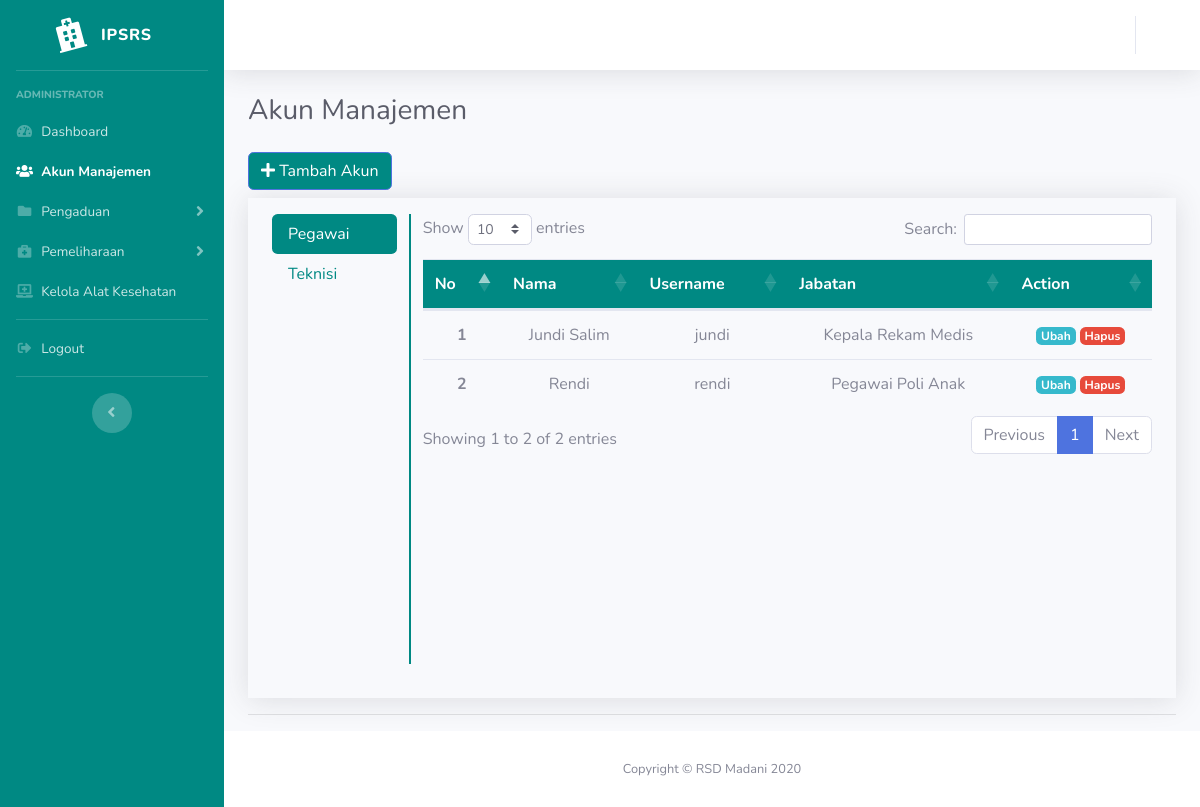
Page /index.php/admin/akun on the committed database.
### tables this page shows
CREATE TABLE `user` (
  `id` int(11) NOT NULL,
  `nama` varchar(128) NOT NULL,
  `username` varchar(128) NOT NULL,
  `email` varchar(128) NOT NULL,
  `lvl` varchar(50) NOT NULL,
  `image` varchar(128) NOT NULL,
  `password` varchar(256) NOT NULL,
  `role_id` int(11) NOT NULL,
  `is_active` int(1) NOT NULL,
  `date_created` int(11) NOT NULL
);

### application/controllers/Admin.php (called while the page is built, shortened)
<?php
class Admin extends CI_Controller
{
    public function __construct()
    {
        $this->load->model('Admin_model');
        $this->load->model('User_model');
    }
    public function akun()
    {
        $data['title'] = 'Akun Manajemen';
        $data['user'] = $this->db->get_where('user', ['username' => $this->session->userdata('username')])->row_array();
        $data['member'] = $this->Admin_model->getUser();
        $data['teknisi'] = $this->Admin_model->getTeknisi();
        $this->form_validation->set_rules('nama', 'Nama', 'required|trim');
        $this->form_validation->set_rules('email', 'Email', 'required|trim|valid_email|is_unique[user.email]');
        $this->form_validation->set_rules('username', 'Username', 'required|trim|is_unique[user.username]');
        $this->form_validation->set_rules('password1', 'Password', 'required|trim|min_length[3]|matches[password2]');
        $this->form_validation->set_rules('password2', 'Password', 'required|trim|matches[password1]');
        if ($this->form_validation->run() == false) {
            $this->load->view('templates/header', $data);
            $this->load->view('templates/sidebarA', $data);
            $this->load->view('templates/topbar', $data);
            $this->load->view('admin/akun', $data);
            $this->load->view('templates/footer');
        } else {
            $this->Admin_model->tambah();
            $this->session->set_flashdata('pesan', '<div class="alert alert-success" role="alert">
            Akun berhasil di tambahkan!</div>');
            redirect('admin/akun');
        }
    }
}

### index.php (called while the page is built, shortened)
<?php
require_once BASEPATH.'core/CodeIgniter.php';

### application/models/Admin_model.php (called while the page is built, shortened)
<?php
class Admin_model extends CI_Model
{
    public function getUser()
    {
        $this->db->select('*');
        $this->db->from('user');
        $this->db->where('role_id', '2');
        $query = $this->db->get();
        return $query->result_array();
    }
    public function getTeknisi()
    {
        $this->db->select('*');
        $this->db->from('user');
        $this->db->where('role_id', '3');
        $query = $this->db->get();
        return $query->result_array();
    }
}

### application/views/admin/akun.php (the view, shortened to what this page needs)
<div class="container-fluid">
    <h1 class="h3 mb-4 text-gray-800"><?= $title; ?></h1>
    <a style="background-color:#008983; color:#ffffff;" data-toggle="modal" data-target="#subModal" href="" class="btn btn-primary mb-2"><i class="fa fa-plus"></i> Tambah Akun</a>
    <div style="height: 500px" class="container shadow">
        <div class="row">
            <div style="border-right: 2px solid #008983;" class="col-lg-2 mt-3 mb-5 ">
                <div class="nav flex-column nav-pills" id="v-pills-tab" role="tablist" aria-orientation="vertical">
                    <a class="nav-link active" id="v-pills-home-tab" data-toggle="pill" href="#v-pills-home" role="tab" aria-controls="v-pills-home" aria-selected="true">Pegawai</a>
                    <a class="nav-link" id="v-pills-profile-tab" data-toggle="pill" href="#v-pills-profile" role="tab" aria-controls="v-pills-profile" aria-selected="false">Teknisi</a>
                </div>
            </div>
            <div class="col-lg-10 mt-3 mb-5">
                <div class="tab-content" id="v-pills-tabContent">
                    <div style="height: 450px" class="tab-pane active show fade table-wrapper-scroll-y " id="v-pills-home" role="tabpanel" aria-labelledby="v-pills-messages-tab">
                        <table class="table table-hover text-center">
                            <thead style="background-color:#008983; color:#ffffff;">
                                <tr>
                                    <th scope="col">No</th>
                                    <th scope="col">Nama</th>
                                    <th scope="col">Username</th>
                                    <th scope="col">Jabatan</th>
                                    <th scope="col">Action</th>
                                </tr>
                            </thead>
                            <tbody>
                                <?php $i = 1; ?>
                                <?php foreach ($member as $m) : ?>
                                    <tr>
                                        <th scope="row"><?= $i; ?></th>
                                        <td><?= $m['nama']; ?></td>
                                        <td><?= $m['username']; ?></td>
                                        <td><?= $m['lvl']; ?></td>
                                        <td>
                                            <a class="badge badge-info" href="<?= base_url('admin/ubahAkun/'); ?><?= $m['username']; ?>">Ubah</a>
                                            <a class="badge badge-danger" id="hapus-modal" data-id="<?= $m['id']; ?>" data-toggle="modal" data-target="#hapusModal" href="">Hapus</a>
                                        </td>
                                    </tr>
                                    <?php $i++; ?>
                                <?php endforeach; ?>
                            </tbody>
                        </table>
                    </div>
                </div>
            </div>
        </div>
    </div>
    <hr style="color: #008983; size: 5px" class="divider">
</div>

### assets/css/custom2.css (style rules this page uses)
a { color: #008983; text-decoration: none; background-color: transparent; }
.nav-pills .nav-link.active, .nav-pills .show>.nav-link { color: #fff; background-color: #008983; }

### rows in the picture
user: nama "Jundi Salim", username "jundi", lvl "Kepala Rekam Medis"
user: nama "Rendi", username "rendi", lvl "Pegawai Poli Anak"

### other values in the picture
$title "Akun Manajemen"
